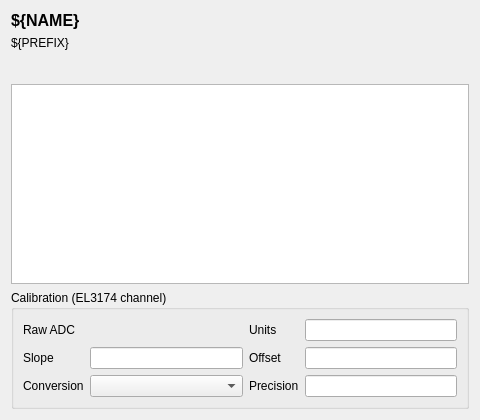
<?xml version="1.0" encoding="UTF-8"?>
<ui version="4.0">
 <class>PowerMeter</class>
 <widget class="QWidget" name="PowerMeter">
  <property name="geometry">
   <rect>
    <x>0</x>
    <y>0</y>
    <width>480</width>
    <height>420</height>
   </rect>
  </property>
  <property name="minimumSize">
   <size>
    <width>480</width>
    <height>420</height>
   </size>
  </property>
  <property name="windowTitle">
   <string>${NAME}</string>
  </property>
  <layout class="QVBoxLayout" name="main_layout">
   <item>
    <widget class="QLabel" name="title">
     <property name="font">
      <font>
       <pointsize>12</pointsize>
       <weight>75</weight>
       <bold>true</bold>
      </font>
     </property>
     <property name="text">
      <string>${NAME}</string>
     </property>
    </widget>
   </item>
   <item>
    <widget class="QLabel" name="prefix_label">
     <property name="text">
      <string>${PREFIX}</string>
     </property>
     <property name="textInteractionFlags">
      <set>Qt::TextSelectableByMouse</set>
     </property>
    </widget>
   </item>
   <item>
    <widget class="PyDMLabel" name="power">
     <property name="font">
      <font>
       <pointsize>14</pointsize>
       <weight>75</weight>
       <bold>true</bold>
      </font>
     </property>
     <property name="toolTip">
      <string>Measured power</string>
     </property>
     <property name="alignment">
      <set>Qt::AlignCenter</set>
     </property>
     <property name="showUnits">
      <bool>true</bool>
     </property>
     <property name="alarmSensitiveBorder">
      <bool>true</bool>
     </property>
     <property name="channel">
      <string>ca://${PREFIX}.VAL</string>
     </property>
    </widget>
   </item>
   <item>
    <widget class="PyDMTimePlot" name="power_plot">
     <property name="sizePolicy">
      <sizepolicy hsizetype="Expanding" vsizetype="Expanding">
       <horstretch>0</horstretch>
       <verstretch>1</verstretch>
      </sizepolicy>
     </property>
     <property name="minimumSize">
      <size>
       <width>0</width>
       <height>120</height>
      </size>
     </property>
     <property name="toolTip">
      <string>Last 5 minutes of .VAL</string>
     </property>
     <property name="showXGrid">
      <bool>true</bool>
     </property>
     <property name="showYGrid">
      <bool>true</bool>
     </property>
     <property name="backgroundColor">
      <color>
       <red>255</red>
       <green>255</green>
       <blue>255</blue>
      </color>
     </property>
     <property name="axisColor">
      <color>
       <red>0</red>
       <green>0</green>
       <blue>0</blue>
      </color>
     </property>
     <property name="yAxes">
      <stringlist>
       <string>{&quot;name&quot;: &quot;Power&quot;, &quot;orientation&quot;: &quot;left&quot;, &quot;label&quot;: &quot;Power&quot;, &quot;minRange&quot;: -1.04, &quot;maxRange&quot;: 1.04, &quot;autoRange&quot;: true, &quot;logMode&quot;: false}</string>
      </stringlist>
     </property>
     <property name="curves">
      <stringlist>
       <string>{&quot;channel&quot;: &quot;ca://${PREFIX}.VAL&quot;, &quot;plot_style&quot;: &quot;Line&quot;, &quot;name&quot;: &quot;Power&quot;, &quot;color&quot;: &quot;#1f77b4&quot;, &quot;lineStyle&quot;: 1, &quot;lineWidth&quot;: 2, &quot;symbol&quot;: null, &quot;symbolSize&quot;: 10, &quot;yAxisName&quot;: &quot;Power&quot;, &quot;barWidth&quot;: null, &quot;upperThreshold&quot;: null, &quot;lowerThreshold&quot;: null, &quot;thresholdColor&quot;: &quot;white&quot;}</string>
      </stringlist>
     </property>
     <property name="timeSpan">
      <double>300.000000000000000</double>
     </property>
     <property name="updateInterval">
      <double>1.000000000000000</double>
     </property>
    </widget>
   </item>
   <item>
    <widget class="QGroupBox" name="calibration">
     <property name="title">
      <string>Calibration (EL3174 channel)</string>
     </property>
     <layout class="QGridLayout" name="calibration_layout">
      <item row="0" column="0">
       <widget class="QLabel" name="rval_label">
        <property name="text">
         <string>Raw ADC</string>
        </property>
       </widget>
      </item>
      <item row="0" column="1">
       <widget class="PyDMLabel" name="rval">
        <property name="channel">
         <string>ca://${PREFIX}.RVAL</string>
        </property>
       </widget>
      </item>
      <item row="0" column="2">
       <widget class="QLabel" name="egu_label">
        <property name="text">
         <string>Units</string>
        </property>
       </widget>
      </item>
      <item row="0" column="3">
       <widget class="PyDMLineEdit" name="egu">
        <property name="channel">
         <string>ca://${PREFIX}.EGU</string>
        </property>
       </widget>
      </item>
      <item row="1" column="0">
       <widget class="QLabel" name="eslo_label">
        <property name="toolTip">
         <string>Units per ADC count</string>
        </property>
        <property name="text">
         <string>Slope</string>
        </property>
       </widget>
      </item>
      <item row="1" column="1">
       <widget class="PyDMLineEdit" name="eslo">
        <property name="channel">
         <string>ca://${PREFIX}.ESLO</string>
        </property>
       </widget>
      </item>
      <item row="1" column="2">
       <widget class="QLabel" name="eoff_label">
        <property name="text">
         <string>Offset</string>
        </property>
       </widget>
      </item>
      <item row="1" column="3">
       <widget class="PyDMLineEdit" name="eoff">
        <property name="channel">
         <string>ca://${PREFIX}.EOFF</string>
        </property>
       </widget>
      </item>
      <item row="2" column="0">
       <widget class="QLabel" name="linr_label">
        <property name="text">
         <string>Conversion</string>
        </property>
       </widget>
      </item>
      <item row="2" column="1">
       <widget class="PyDMEnumComboBox" name="linr">
        <property name="channel">
         <string>ca://${PREFIX}.LINR</string>
        </property>
       </widget>
      </item>
      <item row="2" column="2">
       <widget class="QLabel" name="prec_label">
        <property name="text">
         <string>Precision</string>
        </property>
       </widget>
      </item>
      <item row="2" column="3">
       <widget class="PyDMLineEdit" name="prec">
        <property name="channel">
         <string>ca://${PREFIX}.PREC</string>
        </property>
       </widget>
      </item>
     </layout>
    </widget>
   </item>
  </layout>
 </widget>
 <customwidgets>
  <customwidget>
   <class>PyDMEnumComboBox</class>
   <extends>QComboBox</extends>
   <header>pydm.widgets.enum_combo_box</header>
  </customwidget>
  <customwidget>
   <class>PyDMLineEdit</class>
   <extends>QLineEdit</extends>
   <header>pydm.widgets.line_edit</header>
  </customwidget>
  <customwidget>
   <class>PyDMLabel</class>
   <extends>QLabel</extends>
   <header>pydm.widgets.label</header>
  </customwidget>
  <customwidget>
   <class>PyDMTimePlot</class>
   <extends>QGraphicsView</extends>
   <header>pydm.widgets.timeplot</header>
  </customwidget>
 </customwidgets>
 <resources/>
 <connections/>
</ui>
